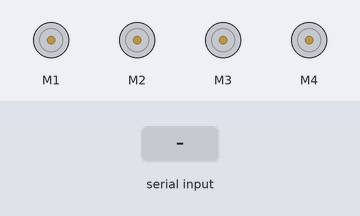
Recording of a sketch running on a simulated Arduino Uno, built with avr-gcc and run on an emulated ATmega328P. On the bench: 4 × DC motor (green arrow = forward, orange = backward, longer = faster). The test bench sets the inputs (shaded band).

Above: at 1.2 s.
1.3 s: "F" received over Serial
At 2.5 s:
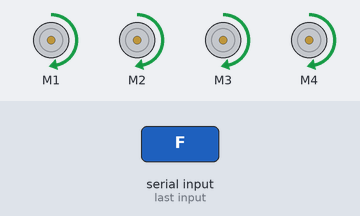
2.8 s: byte 85 ('U') received over Serial
At 3.6 s:
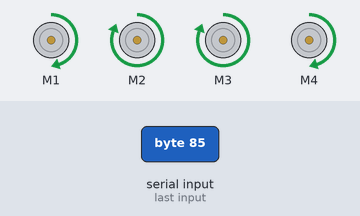
4.3 s: byte 73 ('I') received over Serial
At 4.8 s:
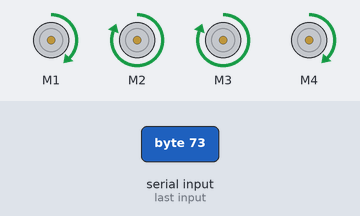
5.8 s: "B" received over Serial
At 7.0 s:
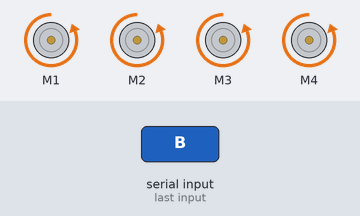
7.3 s: "L" received over Serial
At 8.3 s:
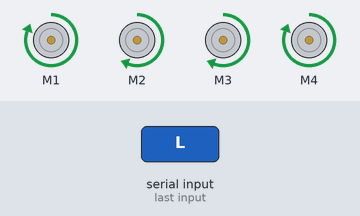
8.8 s: "K" received over Serial
At 9.4 s:
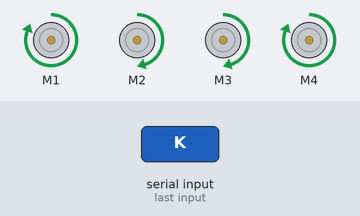
Timing chart, 0 to 11.3 s (numbered marks = the images above; inputs shaded):
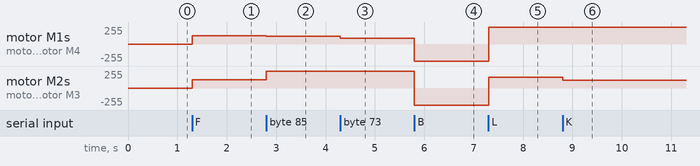

Measured:
- after the input at 1.3 s, motor M1–4: stopped → forward 125/255 at once
- after the input at 2.8 s, motor M1, motor M4: forward 125/255 → forward 120/255 at once; motor M2, motor M3: forward 125/255 → forward 255/255 at once
- after the input at 4.3 s, motor M1, motor M4: forward 120/255 → forward 90/255 at once
- after the input at 5.8 s, motor M1, motor M4: forward 90/255 → backward 255/255 at once; motor M2, motor M3: forward 255/255 → backward 255/255 at once
- after the input at 7.3 s, motor M1, motor M4: backward 255/255 → forward 255/255 at once; motor M2, motor M3: backward 255/255 → forward 160/255 at once
- after the input at 8.8 s, motor M2, motor M3: forward 160/255 → forward 120/255 at once

The sketch:

car.ino
```cpp
#include <AFMotor.h>

AF_DCMotor motor1(1); //right
AF_DCMotor motor2(2); //left
AF_DCMotor motor3(3); //left
AF_DCMotor motor4(4); //right

char bt='S';
int s=255;
void setup()
{
  Serial.begin(9600);
  motor1.setSpeed(255);
  motor2.setSpeed(255);
  motor3.setSpeed(255);
  motor4.setSpeed(255);
  Stop();
}


void loop() {

bt=Serial.read();

if(bt=='F')
{
 forward();
}

if(bt=='B')
{
 backward();
}

//left1
if(bt=='L')
{
 left1();
}

if(bt=='K')
{
 left2();
}

if(bt=='J')
{
 left3();
}

if(bt=='H')
{
 left4();
}

if(bt=='G')
{
 left5();
}

if(bt=='R')
{
 right1();
}

if(bt=='T')
{
 right2();
}

if(bt=='Y')
{
 right3();
}

if(bt=='U')
{
 right4();
}

if(bt=='I')
{
 right5();
}

if(bt=='S')
{
 Stop();
}


}
void forward() //F
{
  motor1.setSpeed(125);
  motor2.setSpeed(125);
  motor3.setSpeed(125);
  motor4.setSpeed(125);
  motor1.run(FORWARD);
  motor2.run(FORWARD);
  motor3.run(FORWARD);
  motor4.run(FORWARD);
}

void backward() //B
{
  motor1.setSpeed(255);
  motor2.setSpeed(255);
  motor3.setSpeed(255);
  motor4.setSpeed(255);
  motor1.run(BACKWARD);
  motor2.run(BACKWARD);
  motor3.run(BACKWARD);
  motor4.run(BACKWARD);
}
void left1() //L
{
  motor1.setSpeed(255);
  motor2.setSpeed(160);
  motor3.setSpeed(160);
  motor4.setSpeed(255);
  motor1.run(FORWARD);
  motor2.run(FORWARD);
  motor3.run(FORWARD);
  motor4.run(FORWARD);
}

void left2() //K
{
  motor1.setSpeed(255);
  motor2.setSpeed(120);
  motor3.setSpeed(120);
  motor4.setSpeed(255);
  motor1.run(FORWARD);
  motor2.run(FORWARD);
  motor3.run(FORWARD);
  motor4.run(FORWARD);
}

void left3() //J
{
  motor1.setSpeed(150);
  motor2.setSpeed(150);
  motor3.setSpeed(150);
  motor4.setSpeed(150);
  motor1.run(FORWARD);
  motor2.run(BACKWARD);
  motor3.run(BACKWARD);
  motor4.run(FORWARD);
}


void left4() //H
{
  motor1.setSpeed(255);
  motor2.setSpeed(120);
  motor3.setSpeed(120);
  motor4.setSpeed(255);
  motor1.run(FORWARD);
  motor2.run(FORWARD);
  motor3.run(FORWARD);
  motor4.run(FORWARD);
}

void left5() //G
{
  motor1.setSpeed(255);
  motor2.setSpeed(90);
  motor3.setSpeed(90);
  motor4.setSpeed(255);
  motor1.run(FORWARD);
  motor2.run(FORWARD);
  motor3.run(FORWARD);
  motor4.run(FORWARD);
}

void right1() //R
{
  motor1.setSpeed(160);
  motor2.setSpeed(255);
  motor3.setSpeed(255);
  motor4.setSpeed(160);
  motor1.run(FORWARD);
  motor2.run(FORWARD);
  motor3.run(FORWARD);
  motor4.run(FORWARD);
}
void right2() //T
{
  motor1.setSpeed(120);
  motor2.setSpeed(255);
  motor3.setSpeed(255);
  motor4.setSpeed(120);
  motor1.run(FORWARD);
  motor2.run(FORWARD);
  motor3.run(FORWARD);
  motor4.run(FORWARD);
}
void right3() //Y
{
  motor1.setSpeed(150);
  motor2.setSpeed(150);
  motor3.setSpeed(150);
  motor4.setSpeed(150);
  motor1.run(BACKWARD);
  motor2.run(FORWARD);
  motor3.run(FORWARD);
  motor4.run(BACKWARD);
}
void right4() //U
{
  motor1.setSpeed(120);
  motor2.setSpeed(255);
  motor3.setSpeed(255);
  motor4.setSpeed(120);
  motor1.run(FORWARD);
  motor2.run(FORWARD);
  motor3.run(FORWARD);
  motor4.run(FORWARD);
}

void right5() //I
{
  motor1.setSpeed(90);
  motor2.setSpeed(255);
  motor3.setSpeed(255);
  motor4.setSpeed(90);
  motor1.run(FORWARD);
  motor2.run(FORWARD);
  motor3.run(FORWARD);
  motor4.run(FORWARD);
}

void Stop()
{
  motor1.run(RELEASE);
  motor2.run(RELEASE);
  motor3.run(RELEASE);
  motor4.run(RELEASE);
}
```
